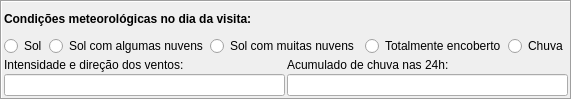
        <widget class="QFrame" name="frame_7">
         <property name="sizePolicy">
          <sizepolicy hsizetype="Preferred" vsizetype="Fixed">
           <horstretch>0</horstretch>
           <verstretch>0</verstretch>
          </sizepolicy>
         </property>
         <property name="frameShape">
          <enum>QFrame::Box</enum>
         </property>
         <property name="frameShadow">
          <enum>QFrame::Sunken</enum>
         </property>
         <layout class="QVBoxLayout" name="verticalLayout_4">
          <property name="spacing">
           <number>2</number>
          </property>
          <property name="leftMargin">
           <number>2</number>
          </property>
          <property name="topMargin">
           <number>2</number>
          </property>
          <property name="rightMargin">
           <number>2</number>
          </property>
          <property name="bottomMargin">
           <number>2</number>
          </property>
          <item>
           <widget class="QLabel" name="lbCondicaoTempo">
            <property name="text">
             <string>&lt;html&gt;&lt;head/&gt;&lt;body&gt;&lt;p&gt;&lt;span style=&quot; font-weight:600;&quot;&gt;Condições meteorológicas no dia da visita:&lt;/span&gt;&lt;/p&gt;&lt;/body&gt;&lt;/html&gt;</string>
            </property>
           </widget>
          </item>
          <item>
           <layout class="QGridLayout" name="gridLayout_55">
            <property name="verticalSpacing">
             <number>2</number>
            </property>
            <item row="0" column="3">
             <widget class="QRadioButton" name="rbCondicaoTempo_3">
              <property name="text">
               <string>Totalmente encoberto</string>
              </property>
             </widget>
            </item>
            <item row="0" column="1">
             <widget class="QRadioButton" name="rbCondicaoTempo_1">
              <property name="text">
               <string>Sol com algumas nuvens</string>
              </property>
             </widget>
            </item>
            <item row="0" column="4">
             <widget class="QRadioButton" name="rbCondicaoTempo_4">
              <property name="text">
               <string>Chuva</string>
              </property>
             </widget>
            </item>
            <item row="0" column="0">
             <widget class="QRadioButton" name="rbCondicaoTempo_0">
              <property name="text">
               <string>Sol</string>
              </property>
             </widget>
            </item>
            <item row="0" column="2">
             <widget class="QRadioButton" name="rbCondicaoTempo_2">
              <property name="text">
               <string>Sol com muitas nuvens </string>
              </property>
             </widget>
            </item>
           </layout>
          </item>
          <item>
           <layout class="QGridLayout" name="gridLayout_57">
            <property name="verticalSpacing">
             <number>2</number>
            </property>
            <item row="1" column="0">
             <widget class="QLineEdit" name="leCondicaoVento"/>
            </item>
            <item row="0" column="0">
             <widget class="QLabel" name="lbCondicaoVento">
              <property name="text">
               <string>Intensidade e direção dos ventos:</string>
              </property>
             </widget>
            </item>
            <item row="0" column="1">
             <widget class="QLabel" name="lbAcumuladoChuva">
              <property name="text">
               <string>Acumulado de chuva nas 24h:</string>
              </property>
             </widget>
            </item>
            <item row="1" column="1">
             <widget class="QLineEdit" name="leAcumuladoChuva"/>
            </item>
           </layout>
          </item>
         </layout>
        </widget>
